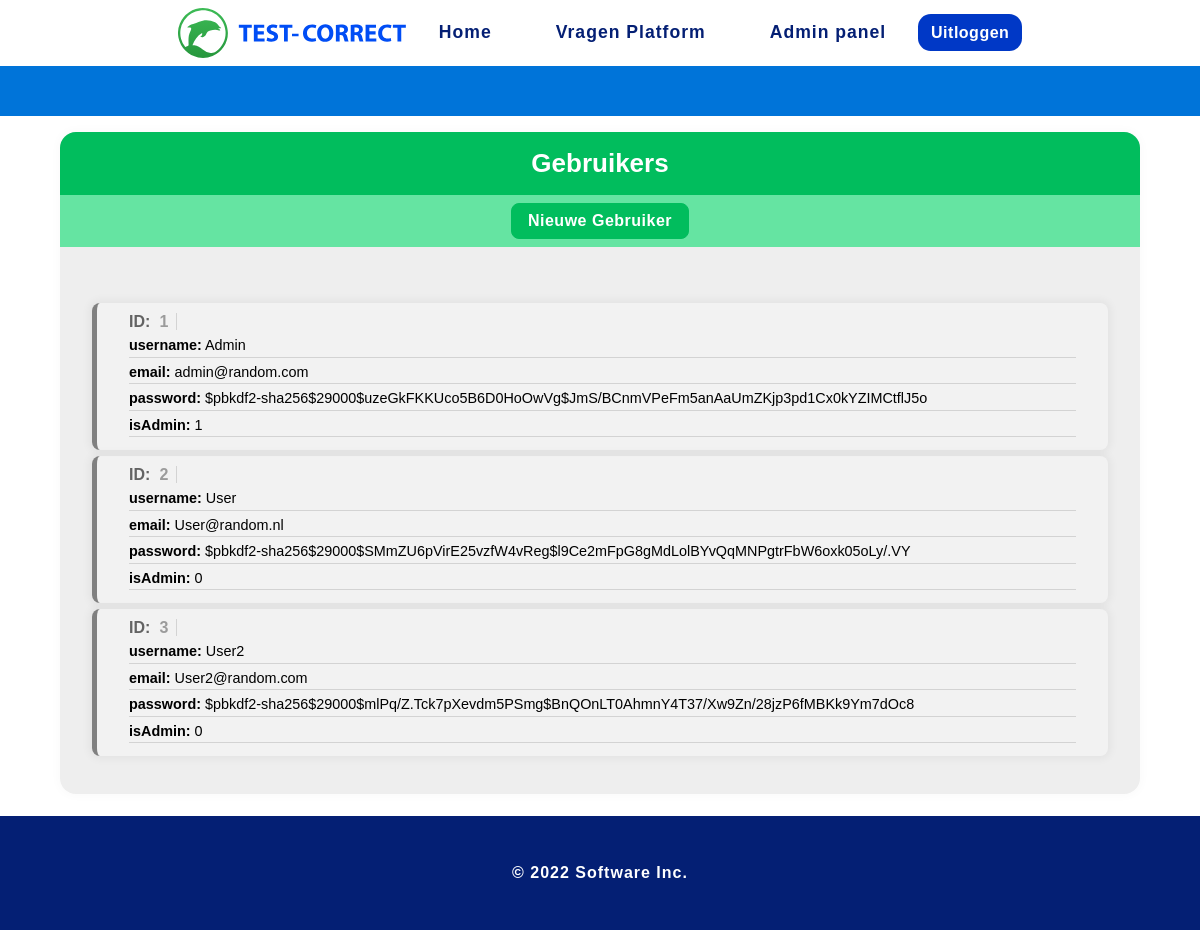
The page /admin (signed in) on the database its author committed.
### tables this page shows
CREATE TABLE users (
	id INTEGER PRIMARY KEY,
	username varchar(50) NOT NULL,
	email varchar(100) NOT NULL,
	password varchar(100) NOT NULL,
	isAdmin BOOLEAN DEFAULT 0 CHECK (isAdmin IN (0, 1)),
	CONSTRAINT username_unique UNIQUE (username),
	CONSTRAINT email_unique UNIQUE (email)
);

### app.py (the view)
@app.route("/admin", methods=['GET'])
@admin_required
def admin():
    if request.method == 'GET':
        data, columns = dbm.get_content('users')
    return render_template(
        "admin.html",
        data = data,
        columns = columns
    )

### app.py (called while the page is built)
def admin_required(f):
    @wraps(f)
    def wrap(*args, **kwargs):
        if 'isAdmin' in session and session['isAdmin'] == 1:
            return f(*args, **kwargs)
        else:
            return redirect(url_for('index'))
    return wrap

@app.before_request
def before_request():
    session.permanent = True
    app.permanent_session_lifetime = datetime.timedelta(days=1)
    session.modified = True

### lib/tablemodel.py (called while the page is built)
    def get_content(self, table_name):
        cursor = sqlite3.connect(self.database_file).cursor()
        cursor.execute(f"SELECT * FROM {table_name}")
        data = cursor.fetchall()
        columns = [column_name[0] for column_name in cursor.description]
        return data, columns

### templates/admin.html (shortened to what this page needs)
{% extends "layout.html" %}
{% block content %}
    <section class="top-section">
    </section>
    <section class="content-section">
		<h2 class="sub-header">Gebruikers</h2>
		<form class="search-form">
			<button type="button" class="green-submit" id="open-create">Nieuwe Gebruiker</button>
		</form>
        <div class="table-items">
            {% for item in data %}
				<div class="table-item" id="{{item[0]}}" data-id="{{item[0]}}">
					{% for part in item %}
						{% if(loop.index == 1) %}
							<p>
								<span class="item-id">ID:
									<span>{{ part }}</span>
								</span>
							</p>
						{% else %}
							<p class="item-attribute {% if current_column==columns[loop.index-1] %} error {% endif %}" >
								<strong>{{columns[loop.index-1]}}:</strong>
								{{ part }}
							</p>
						{% endif %}
					{% endfor %}
                </div>
            {% endfor %}
        </div>
    </section>
{% endblock %}

### templates/layout.html (shortened to what this page needs)
<!doctype html>
<html>
  <head>
    <link rel="stylesheet" href="/static/basic.css" type="text/css">
  </head>
  <body>
    <header>
        <ul class="nav-bar">
			<div class="logo-box"><img class="nav-logo" src="{{ url_for('static', filename='images/testcorrect-logo.svg') }}" alt=""></div>
            <li><a href="/">Home</a> </li>
            <li><a href="/data">Vragen Platform</a></li>
            {% if session['isAdmin'] == 1 %}
              <li><a href="/admin">Admin panel</a></li>
            {% endif %}
            {% if session['loggedin'] == True %}
              <a class="logout-btn" href="/logout">Uitloggen</a>
            {% else %}
              <a class="logout-btn" href="/login" style="margin-right: 5px; background: green;">Inloggen</a>
            {% endif %}
        </ul>
    </header>
    <main>
        {% block content %}{% endblock %}
    </main>
    <footer>
        <p>&copy; 2022 Software Inc.</p>
    </footer>
  </body>
</html>

### static/basic.css (style rules this page uses)
* { box-sizing: border-box }
:root { --sans: 1em/1.6 system-ui, -apple-system, BlinkMacSystemFont, Segoe UI, Roboto, Oxygen, Ubuntu, Cantarell, Droid Sans, Helvetica Neue, Fira Sans, sans-serif; --mono: SFMono-Regular, Consolas, 'Liberation Mono', Menlo, Courier, 'Courier New', monospace; --c1:#0074d9; --c2:#eee; --c3:#fff; --c4:#000; --c5:#fff; --m1: 8px; --rc: 8px; --blue: #0074d9; --darkblue: #041f74; --green: #01bd5d; --white: #fff; --creamwhite: #eee; --blueaccent: #0038c6; --red: red; }
* { margin: 0; padding: 0; }
html { -ms-text-size-adjust: 100%; -webkit-text-size-adjust: 100%; }
body { margin: 0; font-family: Nunito ,sans-serif; font-weight: 400; font-style: normal; text-rendering: optimizeLegibility; -webkit-font-smoothing: antialiased; background-color: var(--c3); color: var(--c4); position: relative; min-height: 100vh; padding-bottom: 15vh; }
img, iframe { border: none; max-width: 100% }
a { color: var(--c1); text-decoration:none }
h1,h2,h3,h4,h5,h6 { margin: 0.6em 0; font-weight: normal }
h2 { font-size: 1.625em; line-height: 1.2 }
pre,code,input,select,textarea,button,img { border-radius: var(--rc) }
input, select, textarea, button { font-size: 1em; color:var(--c4); background: var(--c2); border: 0; padding: 0.6em }
section { display: flex; flex-flow: row wrap }
.top-section { background: var(--blue); color: var(--white); display: flex; flex-direction: column; }
.sub-header { color: white; background: #01bd5d; width: 100%; margin: 0; text-align: center; padding: 1rem 0; font-weight: bold; }
.content-section { background: var(--creamwhite); width: 90%; margin: 1rem auto; box-shadow: 0 0 8px 3px rgb(0 0 0 / 2%); border-radius: 1rem; overflow: hidden; }
.content-section>.search-form { padding: 0.5rem; background:#2ae082b2; width: 100%; justify-content: center; align-items: center; }
.table-items { padding: 2rem; padding-top: 3.5rem; width: 100%; position: relative; }
.table-item { border-left: 5px solid grey; padding: 0.6rem 2rem; box-shadow: 0 0 8px 3px rgba(0, 0, 0, 0.048); border-radius: var(--rc); margin-bottom: 0.4rem; background-color: rgba(255, 255, 255, 0.24); transition: 0.3s; }
.table-item>.item-attribute { margin: 0.2rem 0; font-size: 0.9rem; padding: 0.2rem 0; border-bottom: 1px solid lightgrey; }
.item-id { color: rgb(99, 99, 99); font-weight: bold; border-right: 1px solid lightgrey; padding-right: 0.5rem; margin-right: 0.5rem; }
.item-id>span { opacity: 0.6; margin-left: 0.3rem; }
.search-form { margin: 0 auto; display: flex; padding-bottom: 1rem; flex-direction: column; justify-content: center; }
.green-submit { background: var(--green) !important; border-radius: var(--rc); border: 1px solid var(--green); padding: 0.5rem 1rem; color: white; font-weight: bold; letter-spacing: 0.5px; transition: 0.2s; }
.nav-bar { list-style: none; display: flex; flex-direction: row; margin: 0; justify-content: center; align-items: center; padding: 0.4rem 0; }
.nav-bar>li>a { padding: 1rem 2rem; display: block; color: var(--darkblue); font-weight: bold; letter-spacing: 1px; font-size: 1.1rem; }
.nav-logo { max-width: 100%; height: auto; }
.logo-box { display: flex; align-items: center; }
.logout-btn { padding: 0.6rem 0.8rem; border-radius: 0.8rem; background: var(--blueaccent); color: var(--white); display: block; height: min-content; font-weight: bold; letter-spacing: 0.5px; transition: 0.2s; }
footer { background: var(--darkblue); color: var(--white); text-align: center; padding: 3rem 0; font-weight: bold; letter-spacing: 1px; position: absolute; bottom: 0; width: 100%; }

### rows shown on the page
users: item "1", columns "username", username "Admin", columns "email", email "admin@random.com", columns "password", password "$pbkdf2-sha256$29000$uzeGkFKKUco5B6D0HoOwVg$JmS/BCnmVPeFm5anAaUmZKjp3pd1Cx0kYZIMCtflJ5o", columns "isAdmin", item "1"
users: item "2", columns "username", username "User", columns "email", email "User@random.nl", columns "password", password "$pbkdf2-sha256$29000$SMmZU6pVirE25vzfW4vReg$l9Ce2mFpG8gMdLolBYvQqMNPgtrFbW6oxk05oLy/.VY", columns "isAdmin", item "0"
users: item "3", columns "username", username "User2", columns "email", email "User2@random.com", columns "password", password "$pbkdf2-sha256$29000$mlPq/Z.Tck7pXevdm5PSmg$BnQOnLT0AhmnY4T37/Xw9Zn/28jzP6fMBKk9Ym7dOc8", columns "isAdmin", item "0"
